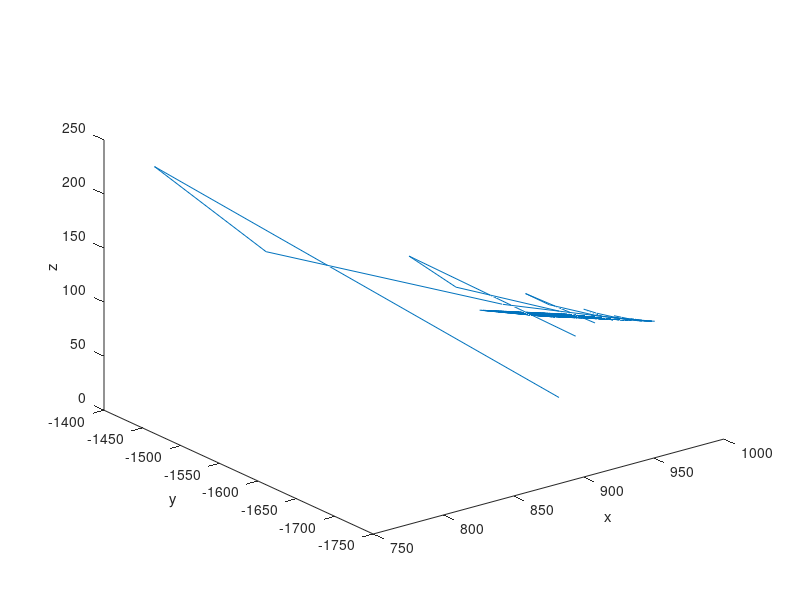

MATLAB code for this plot:
function E2_Q8()   
    phi_0 = 30 * pi/180; % initial phi value = 30 degrees, convert to rad
    r0 = 800.0; % length of pendulum arm in m
    theta_dot_0 = 6/ (sin(phi_0)*r0);   % velocity component in theta direction = 0.5 m/s
    
    
    %% Define state variables: z1 = phi, z2 = d(phi)/dt, z3 = theta, z4 = d(theta)/dt
    % Specify initial conditions
    z1_0 = phi_0;  %phi
    z2_0 = 40; %phi dot
    z3_0 = 30;    %theta
    z4_0 = theta_dot_0; %theta dot
    z5_0 =r0; %initial spring length
    z6_0=100; %initial spring acceleration
    d=.8; %m, arm length of the spining column, constant
    omega=.5; %rad/sec
    Rx=[]; Ry=[]; Rz=[];
%%
    Z_0 = [z1_0, z2_0, z3_0, z4_0, z5_0, z6_0, -d*sin(omega), d*cos(omega), 0,0, 0,0,0];
    t_span = [0:0.01:10];  %time span for simulation 
    [time, zout] = ode45(@sphpend_fun, t_span, Z_0);
%%
    function states = sphpend_fun(T, ZZ) %all phi = 0 b/c planar spring pendulum
        %% ICs:
        g = -9.81;              % gravitational acceleration in m/s^2
        m = 3.0;               % mass = 3.0 kg, assume rod has neglible mass
        k=9800; %spring constant
        lo=400; 
        
        %Extract positions and velocities from incoming integrated vector
       
        rd=ZZ(6); pd=ZZ(2); td=ZZ(4);
        r= ZZ(5); p=ZZ(1); t=ZZ(3);
        
        %velocity eqs for spring pendulum without rotation:
        z1 = 0; %phi dot
        z3 = td; %theta dot
        z5= rd;%r dot
        
        %acceleration eqs for spring pendulum without rotation:
        z2=0; %phi dd
        z4=(-2*rd*td/r) - (2*pd*td*cos(p)/sin(p)); %theta dd
        z6=(g*cos(p)/m) - (k*(r-lo)/m) + (r*pd^2) + (r*td^2*sin(p)^2); %r dd
        
        %acceleration of the center spining arm, should be circular
        axc=-d*sin(omega); ayc=d*cos(omega);
        %velocities of the center, spinning arm:
        vxc=ZZ(7); vyc=ZZ(8);
        %position of the center, spinning arm:
        pxc=ZZ(9); pyc=ZZ(10);
        
        rps=r*sin(t); %projection of spring onto the x-y plane
        psx=rps*pxc/(pxc+pyc); psy=rps*pyc/(pxc+pyc);
        psz=r*cos(t);
            Rx=[Rx,psx+pxc]; Ry=[Ry,psy+pyc]; Rz=[Rz,psz];

        states = [z1;z2;z3;z4;z5;z6; axc;ayc; vxc;vyc; psx;psy;psz];
    end

    
    TtSpan=linspace(0,time(length(time)),length(Rx));
    whos Rx Ry Rz TtSpan
    min(Rz)
    max(Rx)
    plot3(Rx,Ry,Rz)
    xlabel('x')
    ylabel('y')
    zlabel('z')

end
